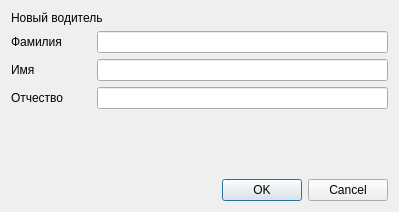
<?xml version="1.0" encoding="UTF-8"?>
<ui version="4.0">
 <class>Dialog</class>
 <widget class="QDialog" name="Dialog">
  <property name="geometry">
   <rect>
    <x>0</x>
    <y>0</y>
    <width>399</width>
    <height>212</height>
   </rect>
  </property>
  <property name="windowTitle">
   <string>Учёт кадров</string>
  </property>
  <layout class="QVBoxLayout" name="verticalLayout_2">
   <item>
    <widget class="QLabel" name="label">
     <property name="sizePolicy">
      <sizepolicy hsizetype="Fixed" vsizetype="Fixed">
       <horstretch>0</horstretch>
       <verstretch>0</verstretch>
      </sizepolicy>
     </property>
     <property name="styleSheet">
      <string notr="true">font: 700 11pt &quot;Segoe UI&quot;;</string>
     </property>
     <property name="text">
      <string>Новый водитель</string>
     </property>
    </widget>
   </item>
   <item>
    <layout class="QVBoxLayout" name="verticalLayout">
     <item>
      <layout class="QHBoxLayout" name="horizontalLayout">
       <item>
        <widget class="QLabel" name="label_2">
         <property name="sizePolicy">
          <sizepolicy hsizetype="Fixed" vsizetype="Preferred">
           <horstretch>200</horstretch>
           <verstretch>0</verstretch>
          </sizepolicy>
         </property>
         <property name="minimumSize">
          <size>
           <width>80</width>
           <height>0</height>
          </size>
         </property>
         <property name="text">
          <string>Фамилия</string>
         </property>
        </widget>
       </item>
       <item>
        <widget class="QLineEdit" name="lineEdit"/>
       </item>
      </layout>
     </item>
     <item>
      <layout class="QHBoxLayout" name="horizontalLayout_2">
       <item>
        <widget class="QLabel" name="label_3">
         <property name="sizePolicy">
          <sizepolicy hsizetype="Fixed" vsizetype="Preferred">
           <horstretch>200</horstretch>
           <verstretch>0</verstretch>
          </sizepolicy>
         </property>
         <property name="minimumSize">
          <size>
           <width>80</width>
           <height>0</height>
          </size>
         </property>
         <property name="text">
          <string>Имя</string>
         </property>
        </widget>
       </item>
       <item>
        <widget class="QLineEdit" name="lineEdit_2"/>
       </item>
      </layout>
     </item>
     <item>
      <layout class="QHBoxLayout" name="horizontalLayout_3">
       <item>
        <widget class="QLabel" name="label_4">
         <property name="sizePolicy">
          <sizepolicy hsizetype="Fixed" vsizetype="Preferred">
           <horstretch>200</horstretch>
           <verstretch>0</verstretch>
          </sizepolicy>
         </property>
         <property name="minimumSize">
          <size>
           <width>80</width>
           <height>0</height>
          </size>
         </property>
         <property name="text">
          <string>Отчество</string>
         </property>
        </widget>
       </item>
       <item>
        <widget class="QLineEdit" name="lineEdit_3"/>
       </item>
      </layout>
     </item>
    </layout>
   </item>
   <item>
    <spacer name="verticalSpacer">
     <property name="orientation">
      <enum>Qt::Orientation::Vertical</enum>
     </property>
     <property name="sizeHint" stdset="0">
      <size>
       <width>20</width>
       <height>40</height>
      </size>
     </property>
    </spacer>
   </item>
   <item>
    <widget class="QDialogButtonBox" name="buttonBox">
     <property name="orientation">
      <enum>Qt::Orientation::Horizontal</enum>
     </property>
     <property name="standardButtons">
      <set>QDialogButtonBox::StandardButton::Cancel|QDialogButtonBox::StandardButton::Ok</set>
     </property>
    </widget>
   </item>
  </layout>
 </widget>
 <resources/>
 <connections>
  <connection>
   <sender>buttonBox</sender>
   <signal>accepted()</signal>
   <receiver>Dialog</receiver>
   <slot>accept()</slot>
   <hints>
    <hint type="sourcelabel">
     <x>248</x>
     <y>254</y>
    </hint>
    <hint type="destinationlabel">
     <x>157</x>
     <y>274</y>
    </hint>
   </hints>
  </connection>
  <connection>
   <sender>buttonBox</sender>
   <signal>rejected()</signal>
   <receiver>Dialog</receiver>
   <slot>reject()</slot>
   <hints>
    <hint type="sourcelabel">
     <x>316</x>
     <y>260</y>
    </hint>
    <hint type="destinationlabel">
     <x>286</x>
     <y>274</y>
    </hint>
   </hints>
  </connection>
 </connections>
</ui>
